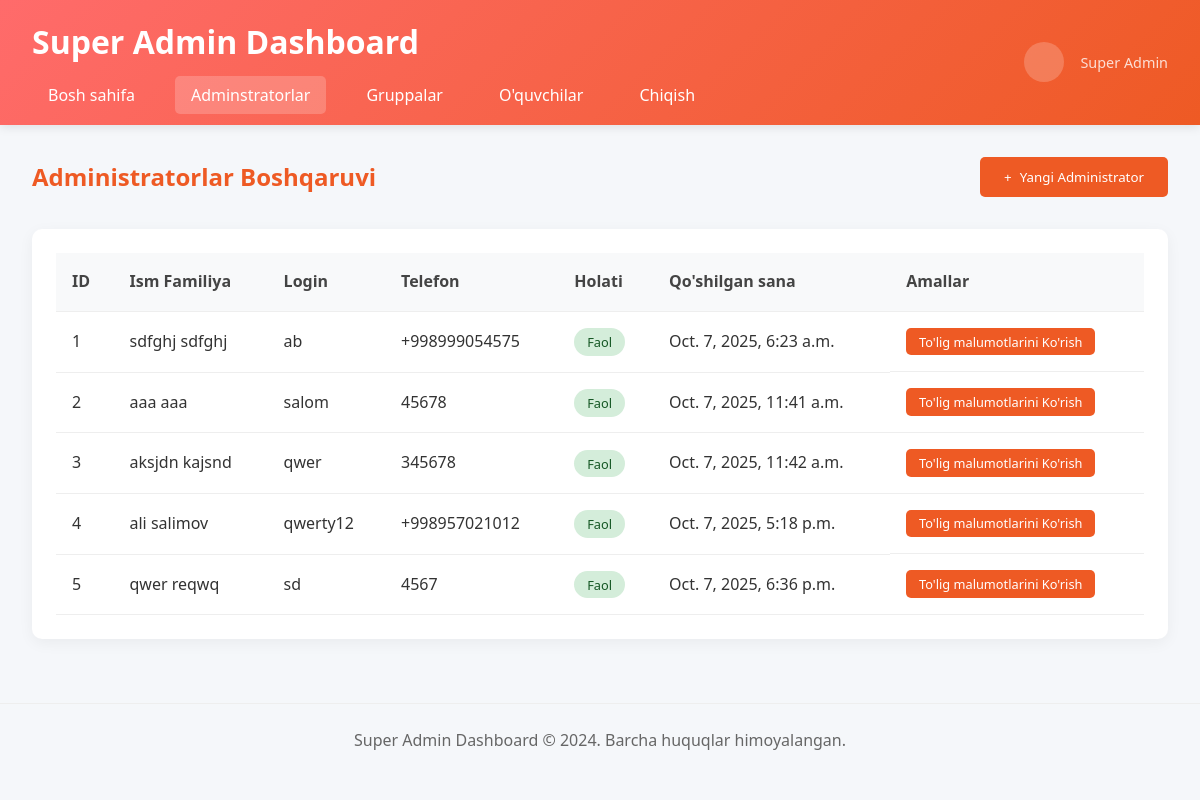
The app's page /super-admin/super-admin/adminstratorlar/ with its own data.
### admistrators/models.py (models this page shows, shortened)
class Admin_users(models.Model):
    profile_img = models.FileField(upload_to='media/profile_images',default="profile.png")
    username = models.CharField(max_length=100, unique=True)
    password = models.CharField(max_length=100)
    first_name = models.CharField(max_length=100)
    last_name = models.CharField(max_length=100)
    direction = models.CharField(max_length=100)
    phone_number = models.CharField(max_length=30)
    role = models.CharField(max_length=50,default="adminstrator")
    created_at = models.DateTimeField(default=timezone.now)

### admin_users/views.py (the view)
# urls.py: path('super-admin/adminstratorlar/', views.adminstratorlar, name='adminstratorlar'),
def adminstratorlar(request):
    administrators = Admin_users.objects.all()
    context = {
        'administrators': administrators
    }
    return render(request, 'super_admin/adminstratorlar.html', context)

### templates/super_admin/adminstratorlar.html (shortened to what this page needs)
{% load static %}
<!DOCTYPE html>
<html lang="uz">
<head>
</head>
<body>
    <header>
        <div class="header-content">
            <div>
                <h1>Super Admin Dashboard</h1>
                <nav>
                    <ul>
                        <li><a href="{% url 'super_admin_dashboard' %}">Bosh sahifa</a></li>
                        <li><a href="{% url 'adminstratorlar' %}" class="active">Adminstratorlar</a></li>
                        <li><a href="{% url 'gruppalar' %}">Gruppalar</a></li>
                        <li><a href="{% url 'oquvchilar' %}">O'quvchilar</a></li>
                        <li><a href="{% url 'logout' %}">Chiqish</a></li>
                    </ul>
                </nav>
            </div>
            <div class="user-info">
                <div class="user-avatar">
                </div>
                <div>
                    <div style="font-size: 0.9rem; opacity: 0.8;">Super Admin</div>
                </div>
            </div>
        </div>
    </header>
    <main>
        <div class="page-header">
            <h2 class="page-title">Administratorlar Boshqaruvi</h2>
            <a href="{% url 'administrator_create' %}">
                <button class="btn" onclick="openModal()">
                    <span>+</span> Yangi Administrator
                </button>
            </a>
        </div>
        <div class="table-container">
            <table>
                <thead>
                    <tr>
                        <th>ID</th>
                        <th>Ism Familiya</th>
                        <th>Login</th>
                        <th>Telefon</th>
                        <th>Holati</th>
                        <th>Qo'shilgan sana</th>
                        <th>Amallar</th>
                    </tr>
                </thead>
                <tbody>
                    {% for adminstrator in administrators %}
                        <tr>
                            <td>{{forloop.counter}}</td>
                            <td>{{adminstrator.first_name}} {{adminstrator.last_name}}</td>
                            <td>{{adminstrator.username}}</td>
                            <td>{{adminstrator.phone_number}}</td>
                            <td><span class="status-active">Faol</span></td>
                            <td>{{adminstrator.created_at}}</td>
                            <td class="action-buttons">
                                <a href="{% url 'administrator_detail' adminstrator.id %}">
                                    <button class="btn btn-sm btn-see">To'lig malumotlarini Ko'rish</button>
                                </a>
                            </td>
                        </tr>
                    {% endfor %}
                </tbody>
            </table>
        </div>
    </main>
    <footer>
        <p>Super Admin Dashboard &copy; 2024. Barcha huquqlar himoyalangan.</p>
    </footer>
</body>
</html>

### templates/super_admin/adminstratorlar.html (style rules this page uses)
* { margin: 0; padding: 0; box-sizing: border-box; font-family: 'Segoe UI', Tahoma, Geneva, Verdana, sans-serif; }
body { background-color: #f5f7fa; color: #333; line-height: 1.6; }
header { background: linear-gradient(135deg, #ff6b6b 0%, #ee5a24 100%); color: white; padding: 1rem 2rem; box-shadow: 0 2px 10px rgba(0,0,0,0.1); }
.header-content { display: flex; justify-content: space-between; align-items: center; }
.user-info { display: flex; align-items: center; gap: 1rem; }
.user-avatar { width: 40px; height: 40px; background: rgba(255,255,255,0.2); border-radius: 50%; display: flex; align-items: center; justify-content: center; font-weight: bold; }
nav ul { display: flex; list-style: none; gap: 1.5rem; margin-top: 1rem; }
nav a { color: white; text-decoration: none; padding: 0.5rem 1rem; border-radius: 5px; transition: background-color 0.3s; }
nav a:hover, nav a.active { background-color: rgba(255,255,255,0.2); }
main { padding: 2rem; max-width: 1400px; margin: 0 auto; }
.page-header { display: flex; justify-content: space-between; align-items: center; margin-bottom: 2rem; }
.page-title { color: #ee5a24; }
.btn { padding: 0.7rem 1.5rem; background: #ee5a24; color: white; text-decoration: none; border-radius: 5px; border: none; cursor: pointer; transition: background 0.3s; display: inline-flex; align-items: center; gap: 0.5rem; }
.table-container { background: white; border-radius: 10px; padding: 1.5rem; box-shadow: 0 4px 15px rgba(0,0,0,0.05); overflow-x: auto; }
table { width: 100%; border-collapse: collapse; }
th, td { padding: 1rem; text-align: left; border-bottom: 1px solid #eee; }
th { background: #f8f9fa; font-weight: 600; color: #444; }
.status-active { background: #d4edda; color: #155724; padding: 0.3rem 0.8rem; border-radius: 20px; font-size: 0.8rem; }
.action-buttons { display: flex; gap: 0.5rem; }
.btn-sm { padding: 0.3rem 0.8rem; font-size: 0.8rem; }
footer { text-align: center; padding: 1.5rem; color: #666; border-top: 1px solid #eee; margin-top: 2rem; }

### records on screen
Admin_users: first_name "sdfghj", last_name "sdfghj", username "ab", phone_number "+998999054575", created_at "Oct. 7, 2025, 6:23 a.m."
Admin_users: first_name "aaa", last_name "aaa", username "salom", phone_number "45678", created_at "Oct. 7, 2025, 11:41 a.m."
Admin_users: first_name "aksjdn", last_name "kajsnd", username "qwer", phone_number "345678", created_at "Oct. 7, 2025, 11:42 a.m."
Admin_users: first_name "ali", last_name "salimov", username "qwerty12", phone_number "+998957021012", created_at "Oct. 7, 2025, 5:18 p.m."
Admin_users: first_name "qwer", last_name "reqwq", username "sd", phone_number "4567", created_at "Oct. 7, 2025, 6:36 p.m."
